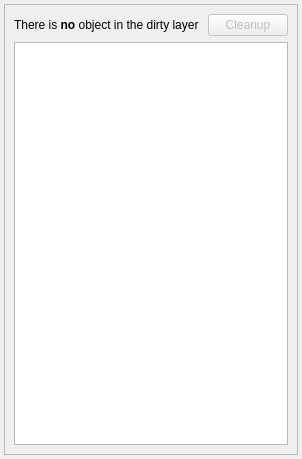
<?xml version="1.0" encoding="UTF-8"?>
<ui version="4.0">
 <class>DirtyDockWidget</class>
 <widget class="QWidget" name="DirtyDockWidget">
  <property name="geometry">
   <rect>
    <x>0</x>
    <y>0</y>
    <width>302</width>
    <height>459</height>
   </rect>
  </property>
  <property name="windowTitle">
   <string>DirtyDock</string>
  </property>
  <layout class="QVBoxLayout">
   <property name="spacing">
    <number>4</number>
   </property>
   <property name="margin">
    <number>4</number>
   </property>
   <item>
    <widget class="QFrame" name="frame">
     <property name="frameShape">
      <enum>QFrame::StyledPanel</enum>
     </property>
     <property name="frameShadow">
      <enum>QFrame::Raised</enum>
     </property>
     <layout class="QVBoxLayout">
      <item>
       <layout class="QHBoxLayout" name="horizontalLayout">
        <item>
         <widget class="QLabel" name="label">
          <property name="text">
           <string>There is &lt;b&gt;no&lt;/b&gt; object in the dirty layer</string>
          </property>
          <property name="wordWrap">
           <bool>true</bool>
          </property>
         </widget>
        </item>
        <item>
         <widget class="QPushButton" name="pbCleanupHistory">
          <property name="enabled">
           <bool>false</bool>
          </property>
          <property name="sizePolicy">
           <sizepolicy hsizetype="Fixed" vsizetype="Fixed">
            <horstretch>0</horstretch>
            <verstretch>0</verstretch>
           </sizepolicy>
          </property>
          <property name="text">
           <string>Cleanup</string>
          </property>
         </widget>
        </item>
       </layout>
      </item>
      <item>
       <widget class="QListWidget" name="ChangesList">
        <property name="contextMenuPolicy">
         <enum>Qt::CustomContextMenu</enum>
        </property>
        <property name="selectionMode">
         <enum>QAbstractItemView::ExtendedSelection</enum>
        </property>
       </widget>
      </item>
     </layout>
    </widget>
   </item>
  </layout>
 </widget>
 <resources/>
 <connections/>
</ui>
